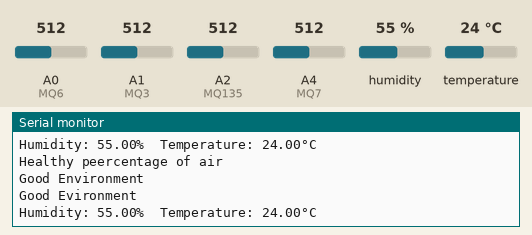
Bench run of a sketch on a simulated Arduino Uno, built with avr-gcc and run on an emulated ATmega328P. Parts: the last lines printed to the serial monitor. The test bench sets the inputs (shaded band); at power-on: humidity 55 %, temperature 24 °C, A0 (MQ6) = 512, A1 (MQ3) = 512, A2 (MQ135) = 512, A4 (MQ7) = 512.

Above: at 1.8 s.
1.9 s: humidity set to 22 %
At 3.0 s:
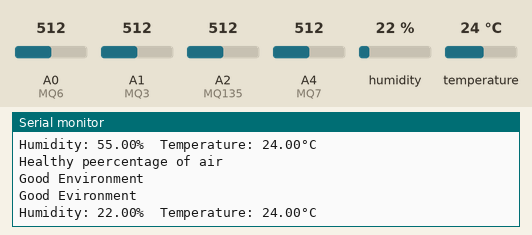
3.4 s: temperature set to 12 °C
At 4.7 s:
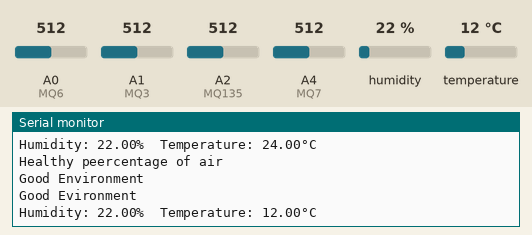
4.9 s: humidity set to 40 %
At 6.7 s:
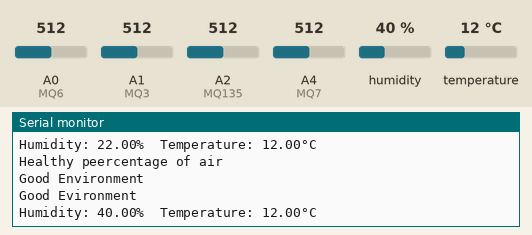
Timing chart, 0 to 8.2 s (numbered marks = the images above; inputs shaded):
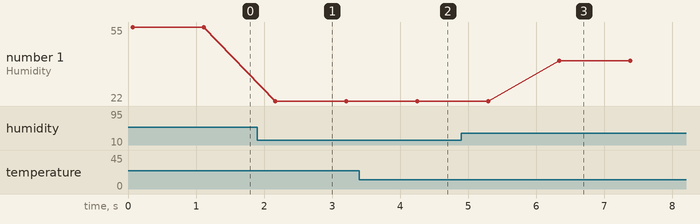

The sketch:

Air_Quality_Monitiring_System.ino
```cpp
#include <DHT.h>

#define DHTPIN 12
#define DHTTYPE DHT11
// Setting Sensors pins
#define MQ135 2
#define MQ7 4
#define MQ3 15
#define MQ6 14

int gasValue1,gasValue2, gasValue3, gasValue4;
int AIR_ppm,CO_ppm,alcohol_ppm,LPG_ppm;

DHT dht(DHTPIN, DHTTYPE);
void setup() {
 Serial.begin(9600);
 dht.begin();
 pinMode(MQ135,INPUT);  pinMode(MQ7,INPUT);  pinMode(MQ3,INPUT);  pinMode(MQ6,INPUT);
}


void loop() {
  Serial.println();
  Serial.println();
  AirQuality();
  CO2();
  Alcohol();
  LPG();
  DHTRead();
  delay(1000);

}

void AirQuality(void)
{
  gasValue1 = analogRead(MQ135)/4;
  int AIR_ppm = (gasValue1 - 220)*500/803;
  if ((AIR_ppm >= 50) && (AIR_ppm <=50))
  {
   Serial.println("The Air is Good for your Health");
  }
  else if((AIR_ppm >= 51) && (AIR_ppm <= 100)){
    Serial.println("The Air is Slightly good/Moderate for your Health");
  }
  else if ((AIR_ppm >=  101) &&( AIR_ppm <= 150))
  {
    Serial.println("The Air is Unhealthy/Not Good for Sensitive Groups");
  }
  else if ((AIR_ppm >=  151) && (AIR_ppm <= 200))
  {
   Serial.println("The Air is Unhealthy for you");
  }
  else if ((AIR_ppm >=  201) && (AIR_ppm <= 300))
  {
    Serial.println("The Air is Very Unhealthy for you");
  }
   else if ((AIR_ppm >=  301) && (AIR_ppm <= 500))
  {
    Serial.println("The Air is Harzadous to your Health");
  }
}


void CO2(void)
{
    gasValue2 = analogRead(MQ7)/4;
    CO_ppm = (gasValue2 - 210)*500/813;
   if ((CO_ppm >= 40) && (CO_ppm <= 49))
  {
    Serial.println("You have less than 10hours to stay here");
  }
  else if ((CO_ppm >= 50) && (CO_ppm <= 69))
  {
    Serial.println("You have less than 8hours to stay here");
  }
  else if ((CO_ppm >= 70) && (CO_ppm < 150))
  {
    Serial.println("You have 1 to 4hours to stay here");
  }
  else if ((CO_ppm >= 150) && (CO_ppm < 400))
  {
     Serial.println("You have 10 to 50 minutes to stay here");
  }
  else if ((CO_ppm >= 400) && (CO_ppm <= 500))
  {
    Serial.println("You have less than 4 to 15 minutes to stay here");
  }
  else if (CO_ppm < 40)
  {
    Serial.println("Healthy peercentage of air ");
  }
}

void Alcohol(void)
{
    gasValue3 = analogRead(MQ3)/4;
    alcohol_ppm = (gasValue3 - 500)*4000/523;
   if ((alcohol_ppm >=1000) && (alcohol_ppm < 3300))
  {
    Serial.println("You can stay here for 8hours");
  }
   else if(alcohol_ppm >= 3300)
   {
    Serial.println("The Air is Harzadrous to your Health");
   }
   else
   {
    Serial.println("Good Environment");
   }
}


void LPG(void)
{
   gasValue4 = analogRead(MQ6)/4;
   LPG_ppm = (gasValue4 - 300)*3000/723;
   if ((LPG_ppm >= 1000)&& (LPG_ppm < 2000))
  {
    Serial.println("You have less than 8hours to stay here");
  }
  else if (LPG_ppm >= 2000)
  {
    Serial.println("The Air is Harzadrous to your Health");
  }
  else
  {
    Serial.println("Good Evironment");
  }
}


void DHTRead (void)
{
   float h = dht.readHumidity();
  // Read temperature as Celsius (the default)
  float t = dht.readTemperature();
  // Read temperature as Fahrenheit (isFahrenheit = true)
  float f = dht.readTemperature(true);

  // Check if any reads failed and exit early (to try again).
  if (isnan(h) || isnan(t) || isnan(f)) {
    Serial.println(F("Failed to read from DHT sensor!"));
    return;
  }

  // Compute heat index in Fahrenheit (the default)
  float hif = dht.computeHeatIndex(f, h);
  // Compute heat index in Celsius (isFahreheit = false)
  float hic = dht.computeHeatIndex(t, h, false);

  Serial.print(F("Humidity: "));
  Serial.print(h);
  Serial.print(F("%  Temperature: "));
  Serial.print(t);
  Serial.print(F("°C "));
}
```

Measured:
- after the input at 1.9 s, the serial monitor: prints a new line after 0.26 s (image 1)
- after the input at 3.4 s, the serial monitor: prints a new line after 0.85 s (image 2)
- after the input at 4.9 s, the serial monitor: prints a new line after 1.4 s (image 3)
- plotted number 1: 55 → 22 after the input at 1.9 s, 22 → 40 after the input at 4.9 s
